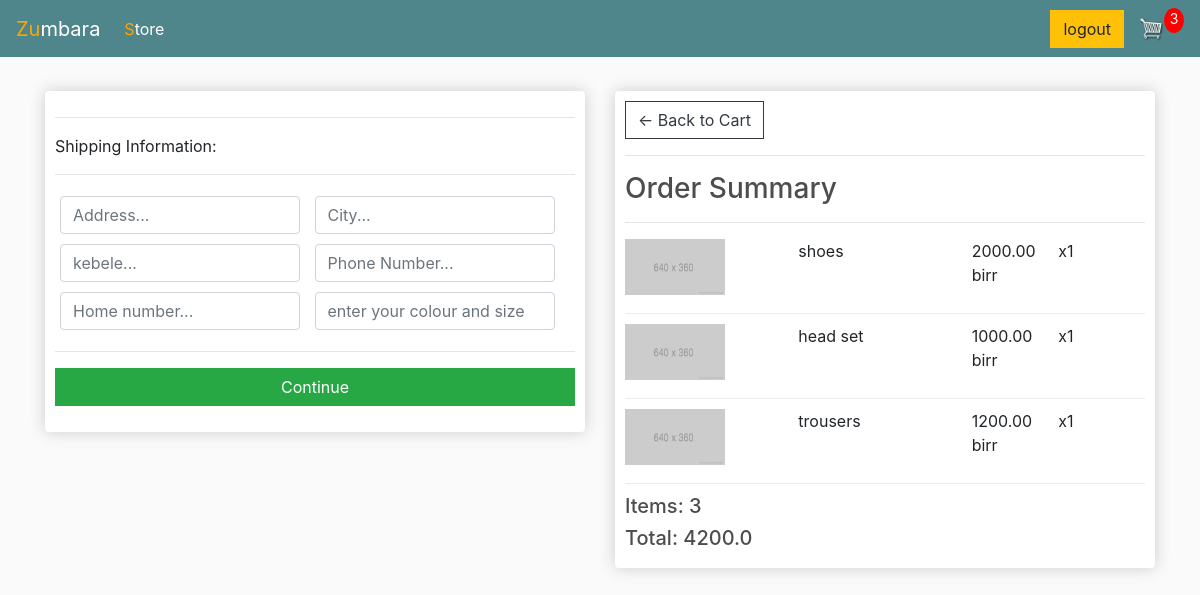
/checkout/ (signed in), run on an earlier commit of the app's database.
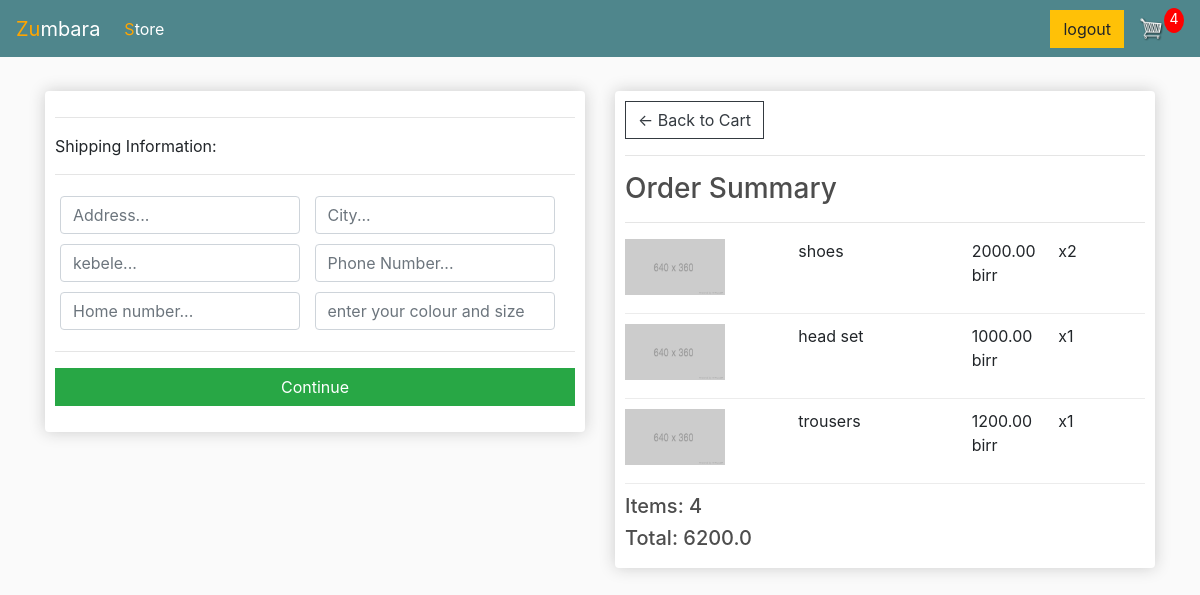
And on a later commit of the database.
### store/models.py (models this page shows, shortened)
class OrderItem(models.Model):
    product = models.ForeignKey(Product, on_delete=models.SET_NULL, blank=True, null=True)
    order = models.ForeignKey(Order, on_delete=models.SET_NULL, null=True, blank=True)
    quantity = models.IntegerField(default=0 , null=True, blank=True)
    date_added = models.DateTimeField(auto_now_add=True)
    @property
    def get_total(self):
        total=self.product.price * self.quantity
        return total

class Order(models.Model):
    customer = models.ForeignKey(Customer, on_delete=models.SET_NULL, blank=True, null=True)
    date_ordered = models.DateTimeField(auto_now_add=True)
    complete = models.BooleanField(default=False, null=True, blank=True)
    transaction_id = models.CharField(max_length=100, null=True)
    @property
    def shipping(self):
        shipping = False
        orderitems = self.orderitem_set.all()
        for i in orderitems:
            if i.product.digital == False:
                shipping = True
        return shipping
    @property
    def get_cart_total(self):
        orderitems = self.orderitem_set.all()
        total = sum([item.get_total for item in orderitems])
        return total
    @property
    def get_cart_items(self):
        orderitems = self.orderitem_set.all()
        total = sum([item.quantity for item in orderitems])
        return total

class Product(models.Model):
    name = models.CharField(max_length=100)
    price = models.FloatField()
    digital = models.BooleanField(default=False, null=True, blank=True)

### store/views.py (the view)
# urls.py: path('checkout/', views.checkout, name="checkout"),
def checkout(request):
    if request.user.is_authenticated:
        customer = request.user.customer
        order,create = Order.objects.get_or_create(customer=customer, complete=False)
        items = order.orderitem_set.all()
        cartItems = order.get_cart_items
    else:
        items = []
        order = {'get_cart_items': 0, 'get_cart_total': 0, 'shipping':False}
        cartItems =order['get_cart_items']
    context = {'items':items, 'order': order, 'cartItems':cartItems}
    return render(request, 'store/checkout.html', context)

### store/templates/store/checkout.html (shortened to what this page needs)
{% extends 'store/main.html' %}
{% load static %}
    {% block content %}
    <div class="row">
		<div class="col-lg-6">
			<div class="box-element" id="form-wrapper">
				<form id="form">
					<div id="shipping-info">
						<hr>
						<p>Shipping Information:</p>
						<hr>
						<div class="form-field">
							<input class="form-control" type="text" name="address" placeholder="Address..." required>
						</div>
						<div class="form-field">
							<input class="form-control" type="text" name="city" placeholder="City..." required>
						</div>
						<div class="form-field">
							<input class="form-control" type="text" name="state" placeholder="kebele..." required>
						</div>
						<div class="form-field">
							<input class="form-control" type="text" name="Phone" placeholder="Phone Number..." required >
						</div>
						<div class="form-field">
							<input class="form-control" type="text" name="home" placeholder="Home number..." required>
						</div>
						<div class="form-field">
							<input class="form-control" type="text" name="size" placeholder="enter your colour and size" required>
						</div>
					</div>
					<hr>
					<input id="form-button" class="btn btn-success btn-block" type="submit" value="Continue">
				</form>
			</div>
			<br>
		</div>
		<div class="col-lg-6">
			<div class="box-element">
				<a  class="btn btn-outline-dark" href="{% url 'cart' %}">&#x2190; Back to Cart</a>
				<hr>
				<h3>Order Summary</h3>
				<hr>
				{% for item in items %}
				<div class="cart-row">
					<div style="flex:2"><img class="row-image" src="{% static 'images/placeholder.png' %}"></div>
					<div style="flex:2"><p>{{item.product.name}}</p></div>
					<div style="flex:1"><p>{{item.product.price|floatformat:2}} birr</p></div>
					<div style="flex:1"><p>x{{item.quantity}}</p></div>
				</div>
				{% endfor %}
				<h5>Items:   {{order.get_cart_items}}</h5>
				<h5>Total:   {{order.get_cart_total}}</h5>
			</div>
		</div>
	</div>
    {% endblock content %}

What changed in the data, as far as the page shows it:
changed OrderItem "shoes": quantity "1" → "2"
changed through a linked row, Order: get_cart_items "3" → "4"; get_cart_total "4200.0" → "6200.0"
Also different on the page:
{{ cartItems }}: "3" → "4"
